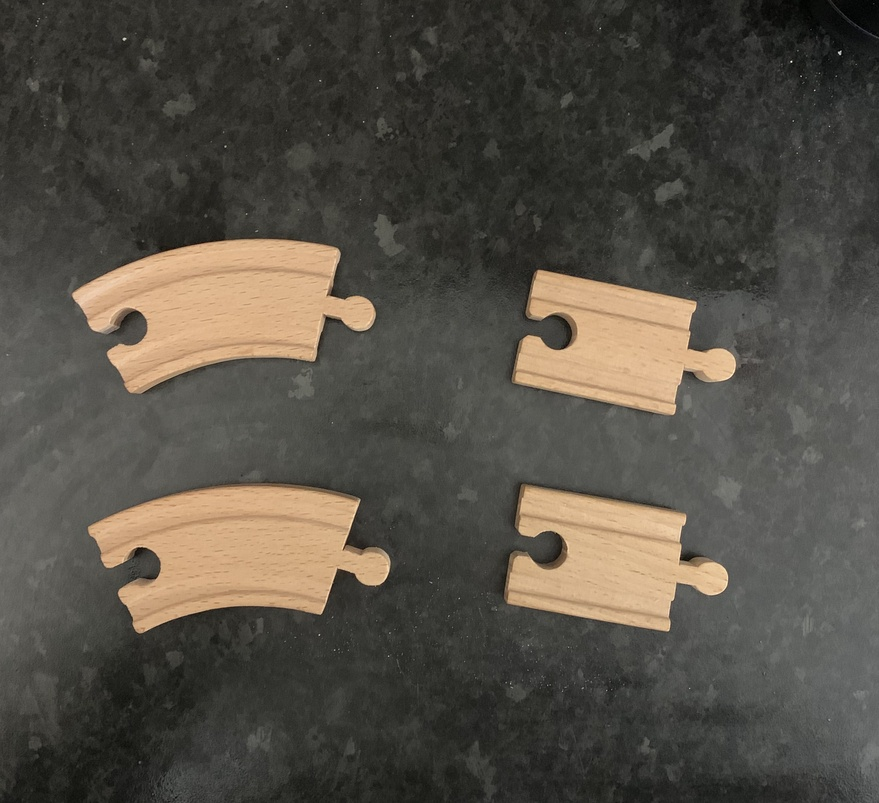
#> input picture JamesTutorials/low_cost_vision_exercise/test.jpeg, 879 x 803 px, shrunk from 2949 x 2692 before the run
$ python -i smoothing.py   (imports and definitions only)
#> lines starting #> are read from the running program, lines starting #| are printed output that depends on the picture
#> further down, picture is the input picture: shape (803, 879, 3); mean B, G, R 69.9, 79, 84.1
import numpy as np
from cv2 import cv2
from matplotlib import pyplot as plt

# These functions need to take a grey image

# Have LPF and HPF
# LPF is used to remove noise or to blur the image
# HPF is used for finding edges in an image

#Guassian filters are good for removing noise, however they also remove edges


def smoothing(img):

    # Kernal size is the matrix size that you want you apply to the central pixel
    # ksize=5
    ksize = 3

    print(img.shape)
#| (803, 879, 3)

    w = img.shape[0]
#> w = 803
    h = img.shape[1]
#> h = 879

    # (3)blur,gaussian_blur,median

    img_blur = cv2.blur(img,(ksize,ksize))
    img_gaussian = cv2.GaussianBlur(img,(ksize,ksize),0)
    img_median = cv2.medianBlur(img,ksize)
    # img_bilateral = cv2.bilateralFilter(img,5,15,15)

    # plt.imshow(img_bilateral)
    # plt.show()

    # # (4)display
    img_up = np.concatenate((img, img_blur), axis=1)
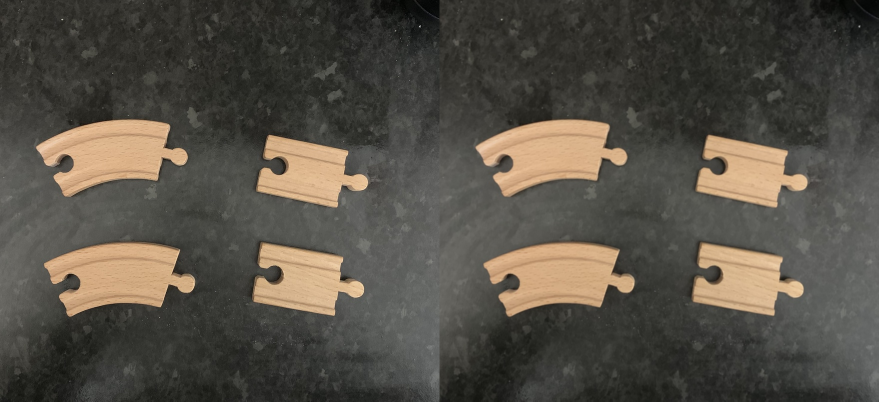
#> img_up: shape (803, 1758, 3) (shown at 1/2 size); mean B, G, R 69.9, 79, 84.1
    img_down = np.concatenate((img_gaussian, img_median), axis=1)
    img_all = np.concatenate((img_up, img_down), axis=0)
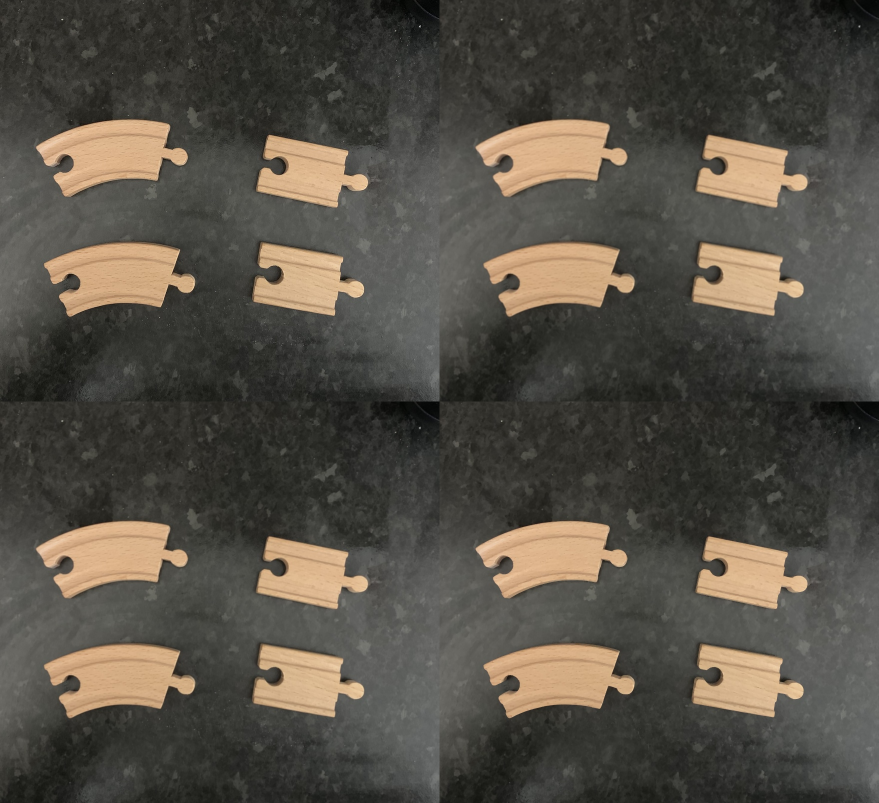
#> img_all: shape (1606, 1758, 3) (shown at 1/2 size); mean B, G, R 69.9, 79, 84.1


    plt.figure(figsize = (5,5))
    plt.imshow(img_all,'gray')
    plt.text(w, h, "blur",fontsize=40)
    plt.text(0, h*2, "gaussian",fontsize=40)
    plt.text(w, h*2, "median",fontsize=40)
    plt.axis('off')
    plt.show()

>>> import cv2
>>> picture = cv2.imread('test.jpeg')
>>> result = smoothing(picture)
